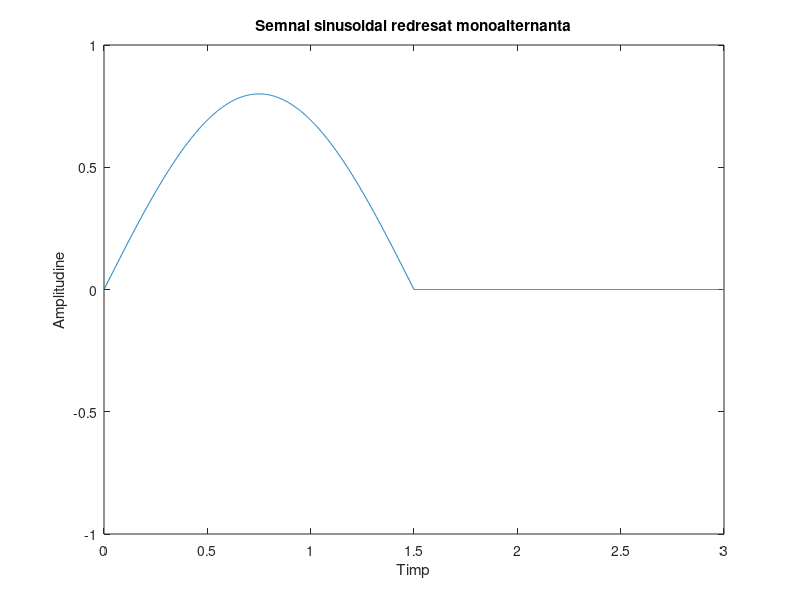

This chart was generated by the following MATLAB code:
t=0:0.002:3;	%realizarea vectoruli timp

s1=0.8*sin(((2*pi)/3)*t);    %realizarea semnalului sinusoidal

s=0.5*(s1+abs(s1));	%redresarea pe alternanta pozitiva a semnalului

plot(t, s);		%reprezentarea grafica a semnalului cerut
axis([0 3 -1 1 ]);
title ('Semnal sinusoidal redresat monoalternanta');
xlabel('Timp');
ylabel('Amplitudine');


